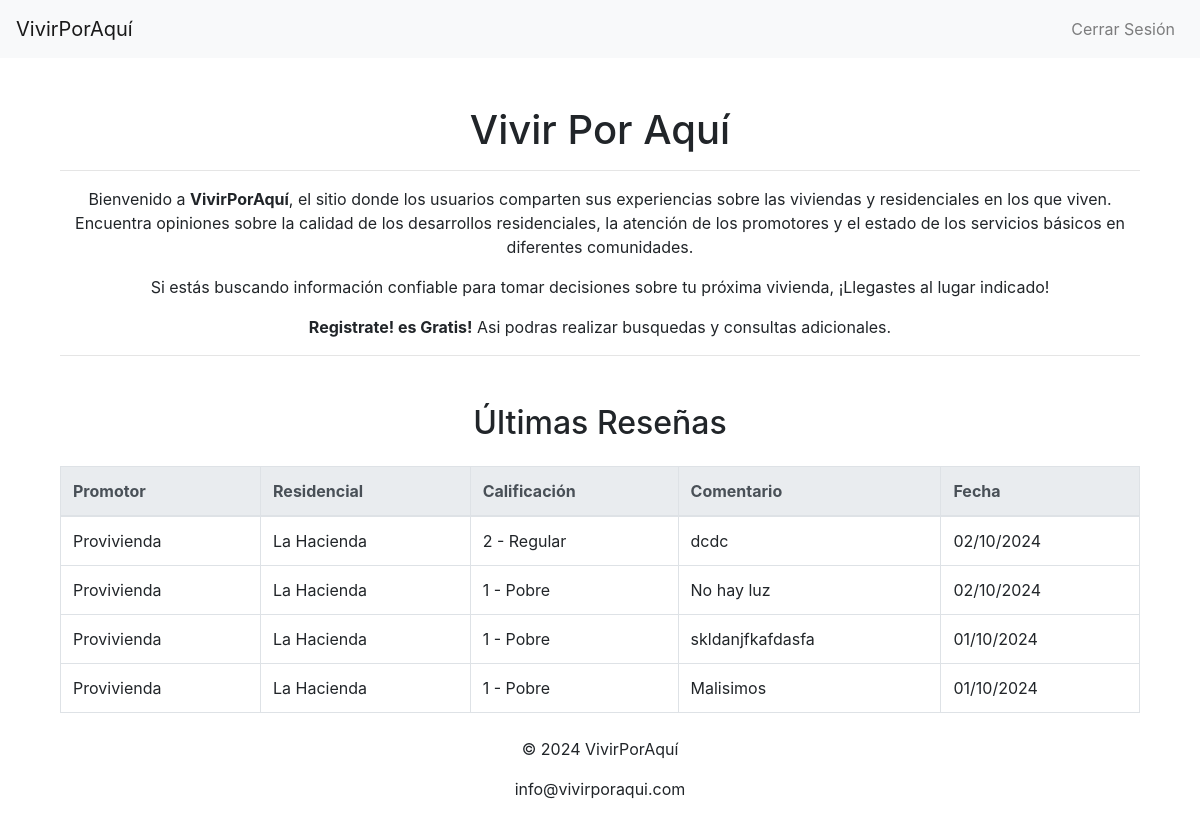
The app's page /cuentas/ (signed in) with its own data.
### SiteApp/models.py (models this page shows, shortened)
class Resena(models.Model):
    CALIFICACION_OPCIONES = [
        (1, '1 - Pobre'),
        (2, '2 - Regular'),
        (3, '3 - Bueno'),
        (4, '4 - Muy Bueno'),
        (5, '5 - Excelente'),
    ]
    residencial = models.ForeignKey(Residencial, on_delete=models.CASCADE)
    usuario = models.ForeignKey(User, on_delete=models.CASCADE)
    calificacion = models.IntegerField(choices=CALIFICACION_OPCIONES)
    comentario = models.TextField()
    hashtags = models.CharField(max_length=255, help_text="Agrega hashtags separados por comas")  # Nuevo campo de Hashtags
    fecha_publicacion = models.DateTimeField(auto_now_add=True)

class Residencial(models.Model):
    nombre = models.CharField(max_length=255)
    promotor = models.ForeignKey(Promotor, on_delete=models.CASCADE)

class Promotor(models.Model):
    nombre = models.CharField(max_length=255)

### SiteApp/views.py (the view)
# urls.py: path('', views.inicio, name='pagina_inicio'),  # Página de inicio con las reseñas más recientes
def inicio(request):
    resenas = Resena.objects.order_by('-fecha_publicacion')[:20]
    return render(request, 'inicio.html', {'resenas': resenas})

### SiteApp/templates/inicio.html
{% extends 'base.html' %}
{% block content %}
<div class="container mt-5">
    <div class="text-center mb-5">
        <h1>Vivir Por Aquí</h1>
        <hr>
        <p>Bienvenido a <strong>VivirPorAquí</strong>, el sitio donde los usuarios comparten sus experiencias sobre las viviendas y residenciales en los que viven. Encuentra opiniones sobre la calidad de los desarrollos residenciales, la atención de los promotores y el estado de los servicios básicos en diferentes comunidades.</p>
        <p>Si estás buscando información confiable para tomar decisiones sobre tu próxima vivienda, ¡Llegastes al lugar indicado!</p>
        <p><strong>Registrate! es Gratis!</strong> Asi podras realizar busquedas y consultas adicionales.</p>
        <hr>
    </div>
    <h2 class="text-center mb-4">Últimas Reseñas</h2>
    <table class="table table-bordered">
        <thead class="thead-light">
            <tr>
                <th>Promotor</th>
                <th>Residencial</th>
                <th>Calificación</th>
                <th>Comentario</th>
                <th>Fecha</th>
            </tr>
        </thead>
        <tbody>
            {% if resenas %}
                {% for resena in resenas %}
                    <tr>
                        <td>{{ resena.residencial.promotor.nombre }}</td>
                        <td>{{ resena.residencial.nombre }}</td>
                        <td>{{ resena.get_calificacion_display }}</td>
                        <td>{{ resena.comentario }}</td>
                        <td>{{ resena.fecha_publicacion|date:"d/m/Y" }}</td>
                    </tr>
                {% endfor %}
            {% else %}
                <tr>
                    <td colspan="5" class="text-center">No hay reseñas disponibles</td>
                </tr>
            {% endif %}
        </tbody>
    </table>
</div>
{% endblock %}

### records on screen
Resena: residencial.promotor.nombre "Provivienda", residencial.nombre "La Hacienda", calificacion "2 - Regular", comentario "dcdc", fecha_publicacion "02/10/2024"
Resena: residencial.promotor.nombre "Provivienda", residencial.nombre "La Hacienda", calificacion "1 - Pobre", comentario "No hay luz", fecha_publicacion "02/10/2024"
Resena: residencial.promotor.nombre "Provivienda", residencial.nombre "La Hacienda", calificacion "1 - Pobre", comentario "skldanjfkafdasfa", fecha_publicacion "01/10/2024"
Resena: residencial.promotor.nombre "Provivienda", residencial.nombre "La Hacienda", calificacion "1 - Pobre", comentario "Malisimos", fecha_publicacion "01/10/2024"
